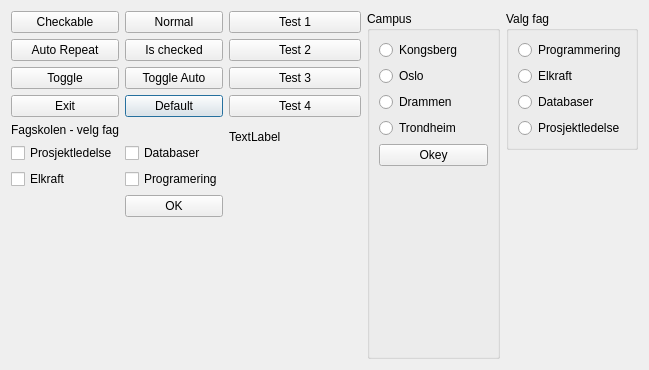
<?xml version="1.0" encoding="UTF-8"?>
<ui version="4.0">
 <class>Dialog</class>
 <widget class="QDialog" name="Dialog">
  <property name="geometry">
   <rect>
    <x>0</x>
    <y>0</y>
    <width>649</width>
    <height>370</height>
   </rect>
  </property>
  <property name="windowTitle">
   <string>Dialog</string>
  </property>
  <layout class="QGridLayout" name="gridLayout_2">
   <item row="0" column="0" rowspan="2">
    <layout class="QGridLayout" name="gridLayout">
     <item row="9" column="1">
      <widget class="QPushButton" name="btnOk">
       <property name="text">
        <string>OK</string>
       </property>
      </widget>
     </item>
     <item row="0" column="1">
      <widget class="QPushButton" name="btnNormal">
       <property name="text">
        <string>Normal</string>
       </property>
      </widget>
     </item>
     <item row="1" column="0">
      <widget class="QPushButton" name="btnAutoRepeat">
       <property name="text">
        <string>Auto Repeat</string>
       </property>
      </widget>
     </item>
     <item row="7" column="1">
      <widget class="QCheckBox" name="checkBox">
       <property name="text">
        <string>Databaser</string>
       </property>
      </widget>
     </item>
     <item row="7" column="0">
      <widget class="QCheckBox" name="checkBox_4">
       <property name="text">
        <string>Prosjektledelse</string>
       </property>
      </widget>
     </item>
     <item row="2" column="1">
      <widget class="QPushButton" name="btnToggleAuto">
       <property name="text">
        <string>Toggle Auto</string>
       </property>
      </widget>
     </item>
     <item row="5" column="0">
      <widget class="QLabel" name="label">
       <property name="text">
        <string>Fagskolen - velg fag</string>
       </property>
      </widget>
     </item>
     <item row="2" column="0">
      <widget class="QPushButton" name="btnToggle">
       <property name="text">
        <string>Toggle</string>
       </property>
      </widget>
     </item>
     <item row="8" column="0">
      <widget class="QCheckBox" name="checkBox_3">
       <property name="text">
        <string>Elkraft</string>
       </property>
      </widget>
     </item>
     <item row="4" column="0">
      <widget class="QPushButton" name="pushButton">
       <property name="text">
        <string>Exit</string>
       </property>
      </widget>
     </item>
     <item row="8" column="1">
      <widget class="QCheckBox" name="checkBox_2">
       <property name="text">
        <string>Programering</string>
       </property>
      </widget>
     </item>
     <item row="4" column="1">
      <widget class="QPushButton" name="btnDefault">
       <property name="text">
        <string>Default</string>
       </property>
       <property name="checkable">
        <bool>false</bool>
       </property>
       <property name="default">
        <bool>true</bool>
       </property>
      </widget>
     </item>
     <item row="1" column="1">
      <widget class="QPushButton" name="btnChecked">
       <property name="text">
        <string>Is checked</string>
       </property>
      </widget>
     </item>
     <item row="0" column="0">
      <widget class="QPushButton" name="btnCheckable">
       <property name="font">
        <font>
         <italic>false</italic>
         <bold>false</bold>
        </font>
       </property>
       <property name="autoFillBackground">
        <bool>false</bool>
       </property>
       <property name="text">
        <string>Checkable</string>
       </property>
      </widget>
     </item>
     <item row="10" column="1">
      <spacer name="verticalSpacer">
       <property name="orientation">
        <enum>Qt::Vertical</enum>
       </property>
       <property name="sizeHint" stdset="0">
        <size>
         <width>20</width>
         <height>40</height>
        </size>
       </property>
      </spacer>
     </item>
    </layout>
   </item>
   <item row="0" column="2" rowspan="2">
    <widget class="QGroupBox" name="grpCampus">
     <property name="title">
      <string>Campus</string>
     </property>
     <layout class="QVBoxLayout" name="verticalLayout_2">
      <item>
       <widget class="QRadioButton" name="radioButton_6">
        <property name="text">
         <string>Kongsberg</string>
        </property>
       </widget>
      </item>
      <item>
       <widget class="QRadioButton" name="radioButton_7">
        <property name="text">
         <string>Oslo</string>
        </property>
       </widget>
      </item>
      <item>
       <widget class="QRadioButton" name="radioButton_5">
        <property name="text">
         <string>Drammen</string>
        </property>
       </widget>
      </item>
      <item>
       <widget class="QRadioButton" name="radioButton_8">
        <property name="text">
         <string>Trondheim</string>
        </property>
       </widget>
      </item>
      <item>
       <widget class="QPushButton" name="btnOkey">
        <property name="text">
         <string>Okey</string>
        </property>
       </widget>
      </item>
      <item>
       <spacer name="verticalSpacer_2">
        <property name="orientation">
         <enum>Qt::Vertical</enum>
        </property>
        <property name="sizeHint" stdset="0">
         <size>
          <width>20</width>
          <height>40</height>
         </size>
        </property>
       </spacer>
      </item>
     </layout>
    </widget>
   </item>
   <item row="0" column="3">
    <widget class="QGroupBox" name="grpValgfag">
     <property name="title">
      <string>Valg fag</string>
     </property>
     <layout class="QVBoxLayout" name="verticalLayout_3">
      <item>
       <widget class="QRadioButton" name="radioButton">
        <property name="text">
         <string>Programmering</string>
        </property>
       </widget>
      </item>
      <item>
       <widget class="QRadioButton" name="radioButton_2">
        <property name="text">
         <string>Elkraft</string>
        </property>
       </widget>
      </item>
      <item>
       <widget class="QRadioButton" name="radioButton_3">
        <property name="text">
         <string>Databaser</string>
        </property>
       </widget>
      </item>
      <item>
       <widget class="QRadioButton" name="radioButton_4">
        <property name="text">
         <string>Prosjektledelse</string>
        </property>
       </widget>
      </item>
     </layout>
    </widget>
   </item>
   <item row="0" column="1">
    <layout class="QVBoxLayout" name="verticalLayout">
     <item>
      <widget class="QPushButton" name="btnTest1">
       <property name="text">
        <string>Test 1</string>
       </property>
      </widget>
     </item>
     <item>
      <widget class="QPushButton" name="btnTest2">
       <property name="text">
        <string>Test 2</string>
       </property>
      </widget>
     </item>
     <item>
      <widget class="QPushButton" name="btnTest3">
       <property name="text">
        <string>Test 3</string>
       </property>
      </widget>
     </item>
     <item>
      <widget class="QPushButton" name="btnTest4">
       <property name="text">
        <string>Test 4</string>
       </property>
      </widget>
     </item>
     <item>
      <widget class="QLabel" name="lblTesting">
       <property name="text">
        <string>TextLabel</string>
       </property>
      </widget>
     </item>
    </layout>
   </item>
   <item row="1" column="3">
    <spacer name="verticalSpacer_3">
     <property name="orientation">
      <enum>Qt::Vertical</enum>
     </property>
     <property name="sizeHint" stdset="0">
      <size>
       <width>20</width>
       <height>40</height>
      </size>
     </property>
    </spacer>
   </item>
   <item row="1" column="1">
    <spacer name="verticalSpacer_4">
     <property name="orientation">
      <enum>Qt::Vertical</enum>
     </property>
     <property name="sizeHint" stdset="0">
      <size>
       <width>20</width>
       <height>40</height>
      </size>
     </property>
    </spacer>
   </item>
  </layout>
 </widget>
 <resources/>
 <connections>
  <connection>
   <sender>pushButton</sender>
   <signal>clicked()</signal>
   <receiver>Dialog</receiver>
   <slot>accept()</slot>
   <hints>
    <hint type="sourcelabel">
     <x>88</x>
     <y>104</y>
    </hint>
    <hint type="destinationlabel">
     <x>306</x>
     <y>289</y>
    </hint>
   </hints>
  </connection>
 </connections>
</ui>
